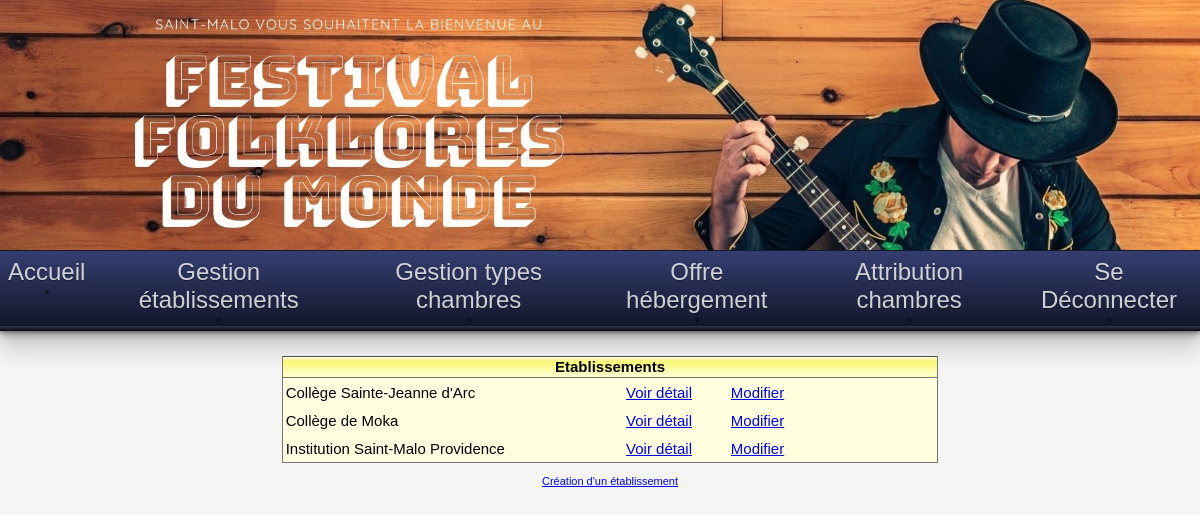
Screenshot of /index.php?uc=gestEtabs (signed in) with the database file from the repository.
### tables this page shows
CREATE TABLE IF NOT EXISTS `etablissement` (
  `id` char(8) NOT NULL,
  `nom` varchar(45) NOT NULL,
  `adresseRue` varchar(45) NOT NULL,
  `codePostal` char(5) NOT NULL,
  `ville` varchar(35) NOT NULL,
  `tel` varchar(13) NOT NULL,
  `adresseElectronique` varchar(70) DEFAULT NULL,
  `type` tinyint(4) NOT NULL,
  `civiliteResponsable` varchar(12) NOT NULL,
  `nomResponsable` varchar(25) NOT NULL,
  `prenomResponsable` varchar(25) DEFAULT NULL,
  PRIMARY KEY (`id`)
);

### modele/class.pdofestival.inc.php (called while the page is built, shortened)
<?php
class PdoFestival
{
    private static $serveur = 'mysql:host=localhost';
    private static $bdd = 'dbname=festival';
	private static $port = 'port=3307';
    private static $user = 'festival';
    private static $mdp = '';
    private static $monPdo;
    private static $monPdoFestival = null;
    private function __construct()
    {
		try{
			PdoFestival::$monPdo = new PDO(
				PdoFestival::$serveur . ';' . PdoFestival::$port . ';' . PdoFestival::$bdd,
				PdoFestival::$user,
				PdoFestival::$mdp
			);
		}catch(Exception $ex)
		{
			echo $ex->getMessage();
		}
        PdoFestival::$monPdo->query('SET CHARACTER SET utf8');
    }
    public static function getPdoFestival()
    {
        if (PdoFestival::$monPdoFestival == null) {
            PdoFestival::$monPdoFestival = new PdoFestival();
        }
        return PdoFestival::$monPdoFestival;
    }
    public function obtenirReqIdNomEtablissements()
    {
        $requetePrepare = PdoFestival::$monPdo->prepare(
            'SELECT id, nom '
            . 'FROM Etablissement '
            . 'ORDER BY id'
        );
        $requetePrepare->execute();
        return $requetePrepare->fetchAll();
    }
    public function existeAttributionsEtab($id)
    {
        $requetePrepare = PdoFestival::$monPdo->prepare(
            'SELECT * FROM Attribution WHERE idEtab=:unId'
        );
        $requetePrepare->bindParam(':unId', $id, PDO::PARAM_STR);
        $requetePrepare->execute();
        return $requetePrepare->fetchAll();
    }
}

### vues/GestionEtablissements/v_ObtenirEtablissements.php (the view, shortened to what this page needs)
<br>
<table width='55%' cellspacing='0' cellpadding='0' class='tabNonQuadrille'>
    <tr class='enTeteTabNonQuad'>
        <td colspan='4'><strong>Etablissements</strong></td>
    </tr>
    <?php
    foreach ($lesEtabs as $unEtab) {
        $id = $unEtab['id'];
        $nom = $unEtab['nom'];
        ?>
        <tr class="ligneTabNonQuad">
            <td width="52%"><?= $nom ?></td>
            <td width="16%" align="center">
                <a href="?uc=gestEtabs&action=detailEtab&id=<?= $id ?>">Voir détail</a>
            </td>
            <td width="16%" align="center">
                <a href="?uc=gestEtabs&action=demanderModifierEtab&id=<?= $id ?>">Modifier</a>
            </td>
            <?php
            if (!$pdo->existeAttributionsEtab($id)) {
                ?>
                <td width="16%" align="center">
                    <a href="?uc=gestEtabs&action=demanderSupprimerEtab&id=<?= $id ?>">Supprimer</a></td>
                <?php
            } else {
                ?>
                <td width="16%">&nbsp; </td>
                <?php
            }
            ?>
        </tr>
        <?php
    }
    ?>
</table>
<br>
<a href="?uc=gestEtabs&action=demanderCreerEtab">
    Création d'un établissement</a >

### css/cssGeneral.css (style rules this page uses)
body { margin:0; overflow: hidden; overflow-y: scroll; }
.basePage { background-color:whitesmoke; color:black; font:11px Arial, Helvetica, sans-serif; }
.basePage * { margin:0 auto; text-align: center; }
td,tr,div,p { font:11px Arial, Helvetica, sans-serif; }
table.tabNonQuadrille { background-color:#FFFFC0; color:black; border-bottom:1px solid #777777; border-right:1px solid #777777; border-left:1px solid #777777; border-top:1px #777777; }
tr.enTeteTabNonQuad td { background-image:url('../images/xpBarre.jpg'); background-color:#FFFFC0; color:black; height:21px; text-align:center; border-bottom:1px solid #777777; }
tr.ligneTabNonQuad td { background-color:#FFFFE0; color:black; text-align:left; height:28px; padding-left:3px; }
.tabNonQuadrille * { font-size: 15px; }

### rows the page displays
etablissement: nom "Collège Sainte-Jeanne d'Arc"
etablissement: nom "Collège de Moka"
etablissement: nom "Institution Saint-Malo Providence"

### other values shown
$nom "Accueil Gestion établissements Gestion types chambres Offre hébergement Attribution chambres Se Déconnecter"
